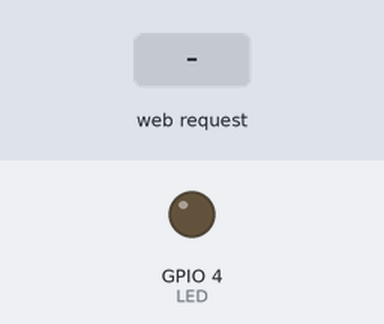
A sketch run on a simulated ESP32. Shown: output pins drawn as LEDs (lit = HIGH). The inputs (shaded band) are chosen by the test bench. WiFi joins after 1.5 s; servers stay silent unless stated; what the sketch prints to the serial monitor is not drawn.

Above: at 2.7 s.
2.8 s: HTTP request GET /on received
At 3.5 s:
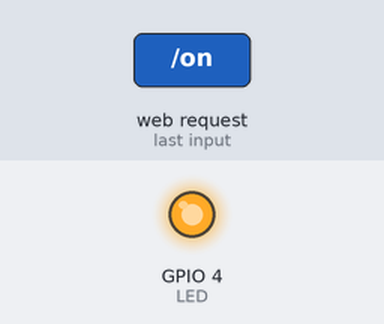
4.3 s: HTTP request GET /off received
At 4.6 s:
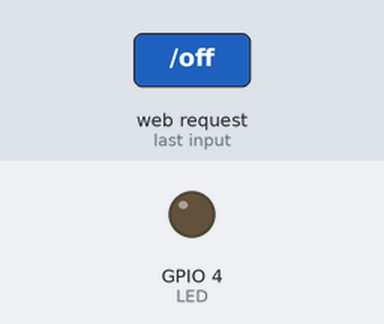
Timing chart, 0 to 7.3 s (numbered marks = the images above; inputs shaded):
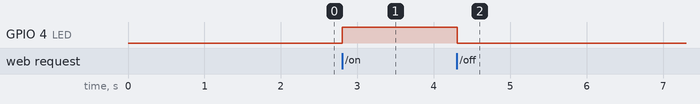

The sketch:

wifi_esp32_led.ino
```cpp
#include <WiFi.h>
// Replace with your network credentials
const char* ssid     = "ken";  //AP分享器SSID
const char* password = "12345678";    //AP分享器密碼
WiFiServer server(80);

// Variable to store the HTTP request
String header;

// Auxiliar variables to store the current output state
String LED_State = "off";

// Assign output variables to GPIO pins
const int LED = 4;

// Current time
unsigned long currentTime = millis();
// Previous time
unsigned long previousTime = 0;
// Define timeout time in milliseconds (example: 2000ms = 2s)
const long timeoutTime = 2000;

void setup() {
  Serial.begin(115200);
  // Initialize the output variables as outputs
  pinMode(LED, OUTPUT);
  // Set outputs to LOW
  digitalWrite(LED, LOW);

  // Connect to Wi-Fi network with SSID and password
  Serial.print("Connecting to ");
  Serial.println(ssid);
  WiFi.begin(ssid, password);
  while (WiFi.status() != WL_CONNECTED) {
    delay(500);
    Serial.print(".");
  }
  // Print local IP address and start web server
  Serial.println("");
  Serial.println("WiFi connected.");
  Serial.print("http://");
  Serial.println(WiFi.localIP());
  server.begin();
}

void loop(){
  WiFiClient client = server.available();   // Listen for incoming clients
  if (client) {                             // If a new client connects,
    Serial.println("New Client.");          // print a message out in the serial port
    String currentLine = "";                // make a String to hold incoming data from the client
    currentTime = millis();
    previousTime = currentTime;
    while (client.connected() && currentTime - previousTime <= timeoutTime) { // loop while the client's connected
      currentTime = millis();
      if (client.available()) {             // if there's bytes to read from the client,
        char c = client.read();             // read a byte, then
        Serial.write(c);                    // print it out the serial monitor
        header += c;
        if (c == '\n') {                    // if the byte is a newline character
          // if the current line is blank, you got two newline characters in a row.
          // that's the end of the client HTTP request, so send a response:
          if (currentLine.length() == 0) {
        // HTTP headers always start with a response code (e.g. HTTP/1.1 200 OK)
        // and a content-type so the client knows what's coming, then a blank line:
            client.println("HTTP/1.1 200 OK");
            client.println("Content-type:text/html");
            client.println("Connection: close");
            client.println();

            // turns the GPIOs on and off
            if (header.indexOf("GET /on") >= 0) {
              Serial.println("LED on");
              LED_State = "on";
              digitalWrite(LED, HIGH);
            } else if (header.indexOf("GET /off") >= 0) {
              Serial.println("LED off");
              LED_State = "off";
              digitalWrite(LED, LOW);
            }

            // Display the HTML web page
            client.println("<!DOCTYPE html><html>");
            client.println("<head><meta name=\"viewport\" content=\"width=device-width, initial-scale=1\">");
            client.println("<link rel=\"icon\" href=\"data:,\">");
            // CSS to style the on/off buttons
            // Feel free to change the background-color and font-size attributes to fit your preferences
            client.println("<style>html { font-family: Helvetica; display: inline-block; margin: 0px auto; text-align: center;}");
            client.println(".button { background-color: #195B6A; border: none; color: white; padding: 16px 40px;");
            client.println("text-decoration: none; font-size: 30px; margin: 2px; cursor: pointer;}");
            client.println(".button2 {background-color: #77878A;}</style></head>");

            // Web Page Heading
            client.println("<body><h1>ESP32 Web Server</h1>");

            // Display current state, and ON/OFF buttons for LED
            client.println("<p>LED - State " + LED_State + "</p>");
            // If the LED_State is off, it displays the ON button
            if (LED_State=="off") {
              client.println("<p><a href=\"/on\"><button class=\"button\">ON</button></a></p>");
            } else {
              client.println("<p><a href=\"/off\"><button class=\"button button2\">OFF</button></a></p>");
            }

            client.println("</body></html>");

            // The HTTP response ends with another blank line
            client.println();
            // Break out of the while loop
            break;
          } else { // if you got a newline, then clear currentLine
            currentLine = "";
          }
        } else if (c != '\r') {  // if you got anything else but a carriage return character,
          currentLine += c;      // add it to the end of the currentLine
        }
      }
    }
    // Clear the header variable
    header = "";
    // Close the connection
    client.stop();
    Serial.println("Client disconnected.");
    Serial.println("");
  }
}
```

Measured:
- after the input at 2.8 s, GPIO 4 (LED): LOW → HIGH at once
- after the input at 4.3 s, GPIO 4 (LED): HIGH → LOW at once
